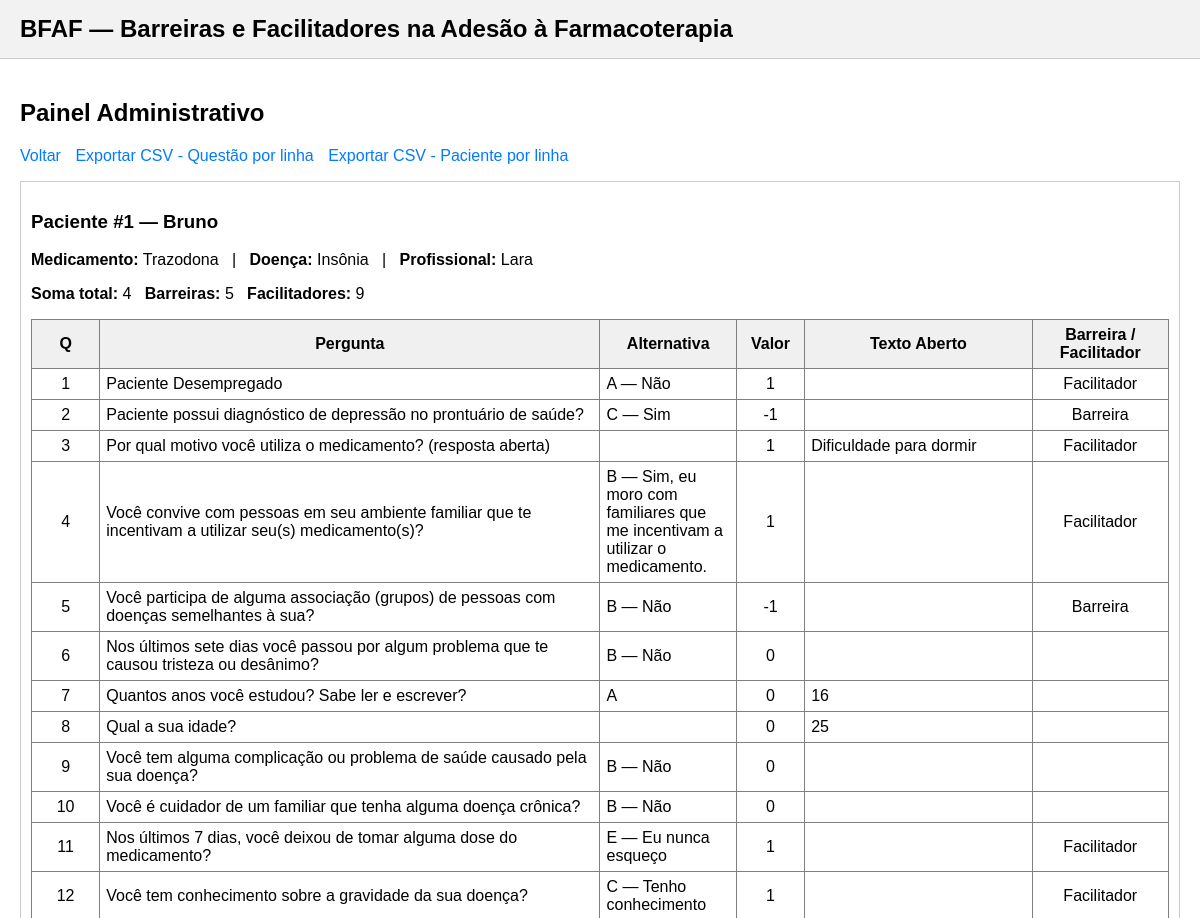
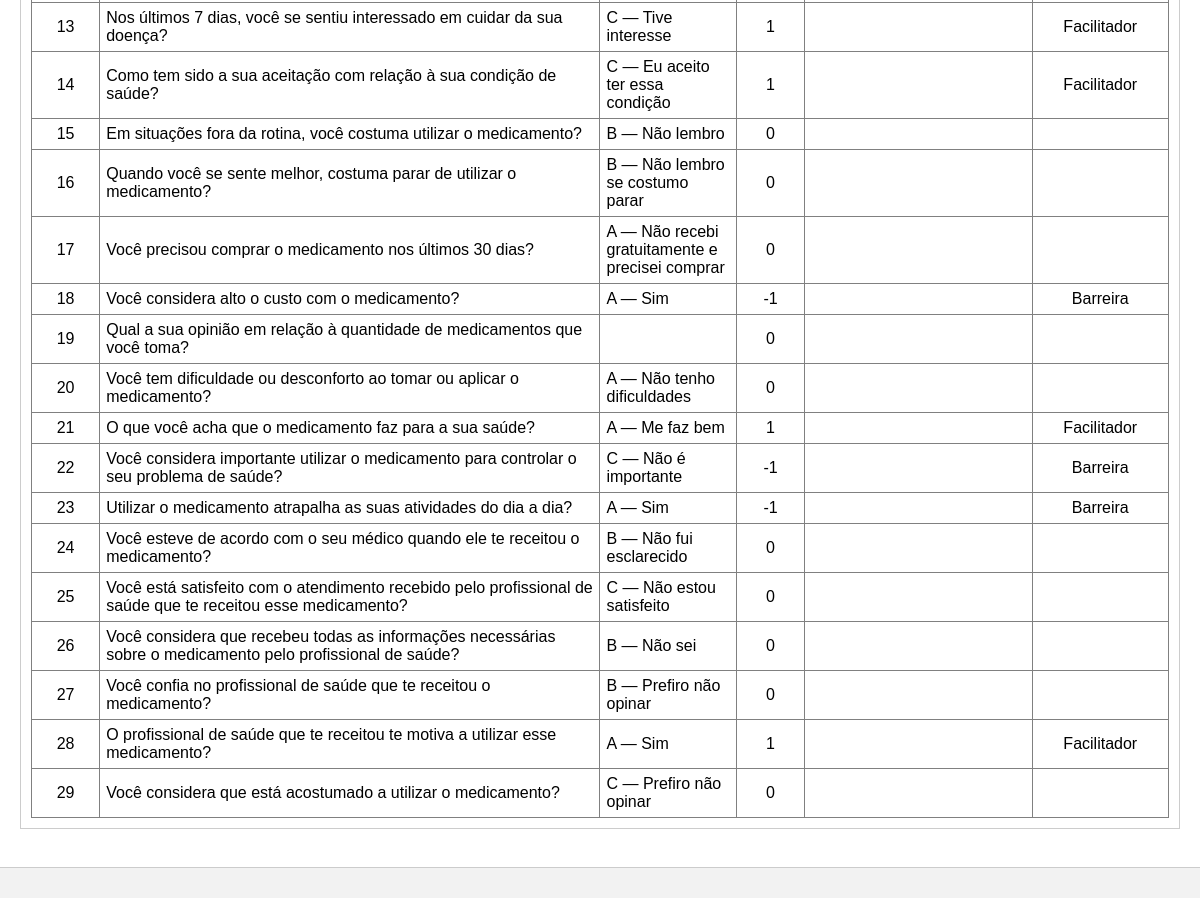
The page /admin on the database its author committed (2 pictures, top to bottom).
### tables this page shows
CREATE TABLE patients (
        id INTEGER PRIMARY KEY AUTOINCREMENT,
        patient_name TEXT,
        medication TEXT,
        disease TEXT,
        professional_name TEXT
    );

CREATE TABLE responses (
        id INTEGER PRIMARY KEY AUTOINCREMENT,
        patient_id INTEGER,
        question_id INTEGER,
        alternativa TEXT,
        valor INTEGER,
        open_text TEXT,
        judgement TEXT,
        is_barreira INTEGER,
        is_facilitador INTEGER,
        classificacao_texto TEXT
    );

### app.py (the view)
@app.route('/admin')
def admin():
    patients = db.get_all_patients()
    dataset = []
    for p in patients:
        pid = p["id"]
        respostas = db.get_responses_by_patient(pid)
        enriched = []
        for r in respostas:
            q = QUESTION_MAP.get(r["question_id"], {})
            question_text = q.get("texto", f"Pergunta {r['question_id']}")
            alternativa_label = ""
            if r.get("alternativa") and q.get("labels"):
                alternativa_label = q["labels"].get(r["alternativa"], "")
            enriched.append({
                "question_id": r["question_id"],
                "question_text": question_text,
                "alternativa": r.get("alternativa", ""),
                "alternativa_label": alternativa_label,
                "open_text": r.get("open_text", ""),
                "judgement": r.get("judgement", ""),
                "valor": r.get("valor", 0),
                "is_barreira": r.get("is_barreira", 0),
                "is_facilitador": r.get("is_facilitador", 0),
                "classificacao_texto": r.get("classificacao_texto", "")
            })
        stats = db.calculate_score_and_counts(pid)
        dataset.append({
            "patient": p,
            "respostas": enriched,
            "stats": stats
        })
    return render_template("admin.html", dataset=dataset)

### db.py (called while the page is built)
def get_connection():
    conn = sqlite3.connect(DB_NAME)
    conn.row_factory = sqlite3.Row
    return conn

def get_all_patients():
    conn = get_connection()
    cur = conn.cursor()
    cur.execute("SELECT * FROM patients ORDER BY id")
    rows = cur.fetchall()
    conn.close()
    return [dict(r) for r in rows]

def get_responses_by_patient(patient_id):
    conn = get_connection()
    cur = conn.cursor()
    cur.execute("""
        SELECT * FROM responses
        WHERE patient_id = ?
        ORDER BY question_id
    """, (patient_id,))
    rows = cur.fetchall()
    conn.close()
    return [dict(r) for r in rows]

def calculate_score_and_counts(patient_id):
    conn = get_connection()
    cur = conn.cursor()
    cur.execute("""
        SELECT
            SUM(valor) AS total_score,
            SUM(is_barreira) AS total_barreiras,
            SUM(is_facilitador) AS total_facilitadores
        FROM responses
        WHERE patient_id = ?
    """, (patient_id,))
    row = cur.fetchone()
    conn.close()
    return {
        "total_score": row["total_score"] or 0,
        "total_barreiras": row["total_barreiras"] or 0,
        "total_facilitadores": row["total_facilitadores"] or 0
    }

### templates/admin.html
{% extends "base.html" %}
{% block content %}
<h2>Painel Administrativo</h2>
<p>
  <a href="{{ url_for('index') }}" class="btn">Voltar</a>
  <a href="{{ url_for('admin_export') }}" class="btn" style="margin-left:10px;">Exportar CSV - Questão por linha</a>
  <a href="{{ url_for('admin_export_wide') }}" class="btn" style="margin-left:10px;">Exportar CSV - Paciente por linha</a>
</p>
{% for item in dataset %}
  <section style="border:1px solid #ccc; padding:10px; margin-bottom:18px;">
    <h3>Paciente #{{ item.patient.id }} — {{ item.patient.patient_name }}</h3>
    <p>
      <strong>Medicamento:</strong> {{ item.patient.medication }} &nbsp; | &nbsp;
      <strong>Doença:</strong> {{ item.patient.disease }} &nbsp; | &nbsp;
      <strong>Profissional:</strong> {{ item.patient.professional_name }}
    </p>
    <p>
      <strong>Soma total:</strong> {{ item.stats.total_score }} &nbsp;
      <strong>Barreiras:</strong> {{ item.stats.total_barreiras }} &nbsp;
      <strong>Facilitadores:</strong> {{ item.stats.total_facilitadores }}
    </p>
    <table border="1" cellpadding="6" cellspacing="0" style="width:100%; border-collapse:collapse;">
      <thead style="background:#f0f0f0;">
        <tr>
          <th style="width:6%;">Q</th>
          <th style="width:44%;">Pergunta</th>
          <th style="width:12%;">Alternativa</th>
          <th style="width:6%;">Valor</th>
          <th style="width:20%;">Texto Aberto</th>
          <th style="width:12%;">Barreira / Facilitador</th>
        </tr>
      </thead>
      <tbody>
        {% for r in item.respostas %}
        <tr>
          <td style="text-align:center;">{{ r.question_id }}</td>
          <td>{{ r.question_text }}</td>
          <td>
            {{ r.alternativa }}
            {% if r.alternativa_label %} — {{ r.alternativa_label }}{% endif %}
          </td>
          <td style="text-align:center;">{{ r.valor }}</td>
          <td>{{ r.open_text }}</td>
          <td style="text-align:center;">
            {% if r.is_barreira %}Barreira{% elif r.is_facilitador %}Facilitador{% else %}&nbsp;{% endif %}
          </td>
        </tr>
        {% endfor %}
      </tbody>
    </table>
  </section>
{% endfor %}
{% endblock %}

### templates/base.html (shortened to what this page needs)
<!doctype html>
<html lang="pt-BR">
<head>
  <link rel="stylesheet" href="{{ url_for('static', filename='style.css') }}">
</head>
<body>
  <header>
    <h1>BFAF — Barreiras e Facilitadores na Adesão à Farmacoterapia</h1>
  </header>
  <main>
    {% block content %}{% endblock %}
  </main>
  <footer>
  </footer>
</body>
</html>

### templates/base.html (style rules this page uses)
html, body { font-family: Arial, sans-serif; font-size: 16px; margin: 0; padding: 0; min-height: 100vh; display: flex; flex-direction: column; background-color: #fff; color: #000; }
header { background-color: #f2f2f2; padding: 15px 20px; border-bottom: 1px solid #ccc; }
header h1 { font-family: Arial, sans-serif; font-size: 24px; margin: 0; }
main { flex: 1; padding: 20px; }
footer { background-color: #f2f2f2; border-top: 1px solid #ccc; padding: 15px 20px; text-align: center; }
a { font-family: Arial, sans-serif; text-decoration: none; color: #007BFF; }

### rows shown on the page
patients: patient.id "1", patient.patient_name "Bruno", patient.medication "Trazodona", patient.disease "Insônia", patient.professional_name "Lara"
responses: question_id "1", question_text "Paciente Desempregado", alternativa "A", alternativa_label "Não", valor "1", is_barreira "Facilitador"
responses: question_id "2", question_text "Paciente possui diagnóstico de depressão no prontuário de saúde?", alternativa "C", alternativa_label "Sim", valor "-1", is_barreira "Barreira"
responses: question_id "3", question_text "Por qual motivo você utiliza o medicamento? (resposta aberta)", valor "1", open_text "Dificuldade para dormir", is_barreira "Facilitador"
responses: question_id "4", question_text "Você convive com pessoas em seu ambiente familiar que te incentivam a utilizar seu(s) medicamento(s)?", alternativa "B", alternativa_label "Sim, eu moro com familiares que me incentivam a utilizar o medicamento.", valor "1", is_barreira "Facilitador"
responses: question_id "5", question_text "Você participa de alguma associação (grupos) de pessoas com doenças semelhantes à sua?", alternativa "B", alternativa_label "Não", valor "-1", is_barreira "Barreira"
responses: question_id "6", question_text "Nos últimos sete dias você passou por algum problema que te causou tristeza ou desânimo?", alternativa "B", alternativa_label "Não", valor "0"
responses: question_id "7", question_text "Quantos anos você estudou? Sabe ler e escrever?", alternativa "A", valor "0", open_text "16"
responses: question_id "8", question_text "Qual a sua idade?", valor "0", open_text "25"
responses: question_id "9", question_text "Você tem alguma complicação ou problema de saúde causado pela sua doença?", alternativa "B", alternativa_label "Não", valor "0"
responses: question_id "10", question_text "Você é cuidador de um familiar que tenha alguma doença crônica?", alternativa "B", alternativa_label "Não", valor "0"
responses: question_id "11", question_text "Nos últimos 7 dias, você deixou de tomar alguma dose do medicamento?", alternativa "E", alternativa_label "Eu nunca esqueço", valor "1", is_barreira "Facilitador"
responses: question_id "12", question_text "Você tem conhecimento sobre a gravidade da sua doença?", alternativa "C", alternativa_label "Tenho conhecimento", valor "1", is_barreira "Facilitador"
responses: question_id "13", question_text "Nos últimos 7 dias, você se sentiu interessado em cuidar da sua doença?", alternativa "C", alternativa_label "Tive interesse", valor "1", is_barreira "Facilitador"
responses: question_id "14", question_text "Como tem sido a sua aceitação com relação à sua condição de saúde?", alternativa "C", alternativa_label "Eu aceito ter essa condição", valor "1", is_barreira "Facilitador"
responses: question_id "15", question_text "Em situações fora da rotina, você costuma utilizar o medicamento?", alternativa "B", alternativa_label "Não lembro", valor "0"
responses: question_id "16", question_text "Quando você se sente melhor, costuma parar de utilizar o medicamento?", alternativa "B", alternativa_label "Não lembro se costumo parar", valor "0"
responses: question_id "17", question_text "Você precisou comprar o medicamento nos últimos 30 dias?", alternativa "A", alternativa_label "Não recebi gratuitamente e precisei comprar", valor "0"
responses: question_id "18", question_text "Você considera alto o custo com o medicamento?", alternativa "A", alternativa_label "Sim", valor "-1", is_barreira "Barreira"
responses: question_id "20", question_text "Você tem dificuldade ou desconforto ao tomar ou aplicar o medicamento?", alternativa "A", alternativa_label "Não tenho dificuldades", valor "0"
responses: question_id "21", question_text "O que você acha que o medicamento faz para a sua saúde?", alternativa "A", alternativa_label "Me faz bem", valor "1", is_barreira "Facilitador"
responses: question_id "22", question_text "Você considera importante utilizar o medicamento para controlar o seu problema de saúde?", alternativa "C", alternativa_label "Não é importante", valor "-1", is_barreira "Barreira"
responses: question_id "23", question_text "Utilizar o medicamento atrapalha as suas atividades do dia a dia?", alternativa "A", alternativa_label "Sim", valor "-1", is_barreira "Barreira"
responses: question_id "24", question_text "Você esteve de acordo com o seu médico quando ele te receitou o medicamento?", alternativa "B", alternativa_label "Não fui esclarecido", valor "0"
responses: question_id "25", question_text "Você está satisfeito com o atendimento recebido pelo profissional de saúde que te receitou esse medicamento?", alternativa "C", alternativa_label "Não estou satisfeito", valor "0"
responses: question_id "26", question_text "Você considera que recebeu todas as informações necessárias sobre o medicamento pelo profissional de saúde?", alternativa "B", alternativa_label "Não sei", valor "0"
responses: question_id "27", question_text "Você confia no profissional de saúde que te receitou o medicamento?", alternativa "B", alternativa_label "Prefiro não opinar", valor "0"
responses: question_id "28", question_text "O profissional de saúde que te receitou te motiva a utilizar esse medicamento?", alternativa "A", alternativa_label "Sim", valor "1", is_barreira "Facilitador"
responses: question_id "29", question_text "Você considera que está acostumado a utilizar o medicamento?", alternativa "C", alternativa_label "Prefiro não opinar", valor "0"

### other values the page prints
{{ item.stats.total_score }} "4"
{{ item.stats.total_barreiras }} "5"
{{ item.stats.total_facilitadores }} "9"
{{ r.question_id }} "19"
{{ r.question_text }} "Qual a sua opinião em relação à quantidade de medicamentos que você toma?"
{{ r.valor }} "0"
